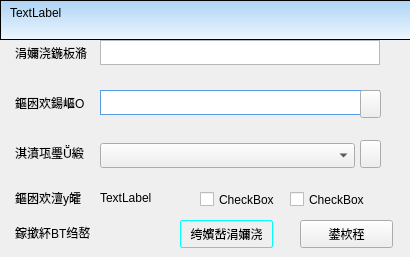
<?xml version="1.0" encoding="UTF-8"?>
<ui version="4.0">
 <class>geturll</class>
 <widget class="QWidget" name="geturll">
  <property name="geometry">
   <rect>
    <x>0</x>
    <y>0</y>
    <width>410</width>
    <height>257</height>
   </rect>
  </property>
  <property name="windowTitle">
   <string>geturll</string>
  </property>
  <property name="windowOpacity">
   <double>1.000000000000000</double>
  </property>
  <property name="styleSheet">
   <string notr="true">backgeound-color:rgb(240,248,255);</string>
  </property>
  <widget class="QFrame" name="frame">
   <property name="geometry">
    <rect>
     <x>0</x>
     <y>0</y>
     <width>420</width>
     <height>40</height>
    </rect>
   </property>
   <property name="styleSheet">
    <string notr="true">QFrame#frame{background-color:qlineargradient(x1:0, y1: 0, x2: 0, y2: 1, stop: 0 rgb(172,211,244)  , stop: 1 rgb(238, 247, 254))}</string>
   </property>
   <property name="frameShape">
    <enum>QFrame::StyledPanel</enum>
   </property>
   <property name="frameShadow">
    <enum>QFrame::Raised</enum>
   </property>
   <widget class="QLabel" name="label_7">
    <property name="geometry">
     <rect>
      <x>10</x>
      <y>5</y>
      <width>72</width>
      <height>15</height>
     </rect>
    </property>
    <property name="text">
     <string>TextLabel</string>
    </property>
   </widget>
  </widget>
  <widget class="QLabel" name="label">
   <property name="geometry">
    <rect>
     <x>15</x>
     <y>45</y>
     <width>81</width>
     <height>16</height>
    </rect>
   </property>
   <property name="text">
    <string>涓嬭浇鍦板潃</string>
   </property>
  </widget>
  <widget class="QLabel" name="label_2">
   <property name="geometry">
    <rect>
     <x>15</x>
     <y>95</y>
     <width>91</width>
     <height>16</height>
    </rect>
   </property>
   <property name="text">
    <string>鏂囦欢鍚嶇О</string>
   </property>
  </widget>
  <widget class="QLabel" name="label_3">
   <property name="geometry">
    <rect>
     <x>15</x>
     <y>145</y>
     <width>72</width>
     <height>15</height>
    </rect>
   </property>
   <property name="text">
    <string>淇濆瓨璺緞</string>
   </property>
  </widget>
  <widget class="QLineEdit" name="lineEdit_2">
   <property name="geometry">
    <rect>
     <x>100</x>
     <y>90</y>
     <width>280</width>
     <height>25</height>
    </rect>
   </property>
   <property name="styleSheet">
    <string notr="true">QLineEdit {
    border: 1px solid rgb(86, 157, 229);
    
}</string>
   </property>
  </widget>
  <widget class="QComboBox" name="comboBox">
   <property name="geometry">
    <rect>
     <x>100</x>
     <y>143</y>
     <width>255</width>
     <height>25</height>
    </rect>
   </property>
  </widget>
  <widget class="QLabel" name="label_4">
   <property name="geometry">
    <rect>
     <x>15</x>
     <y>190</y>
     <width>101</width>
     <height>16</height>
    </rect>
   </property>
   <property name="text">
    <string>鏂囦欢澶у皬</string>
   </property>
  </widget>
  <widget class="QLabel" name="label_5">
   <property name="geometry">
    <rect>
     <x>100</x>
     <y>190</y>
     <width>72</width>
     <height>15</height>
    </rect>
   </property>
   <property name="text">
    <string>TextLabel</string>
   </property>
  </widget>
  <widget class="QLabel" name="label_6">
   <property name="geometry">
    <rect>
     <x>15</x>
     <y>225</y>
     <width>75</width>
     <height>15</height>
    </rect>
   </property>
   <property name="text">
    <string>鎵撳紑BT绉嶅瓙</string>
   </property>
  </widget>
  <widget class="QPushButton" name="pushButton">
   <property name="geometry">
    <rect>
     <x>180</x>
     <y>220</y>
     <width>93</width>
     <height>28</height>
    </rect>
   </property>
   <property name="styleSheet">
    <string notr="true">QPushButton {
    border: 1px solid rgb(0, 255, 255);
    border-radius: 2px;
    background-color: qlineargradient(x1: 0, y1: 0, x2: 0, y2: 1,
                                      stop: 0 #f6f7fa, stop: 1 #dadbde);
    min-width: 10px;
}

QPushButton:pressed {
    background-color: 
}

QPushButton:flat {
    border: none; /* no border for a flat push button */
}

QPushButton:default {
    border-color: navy; /* make the default button prominent */
}</string>
   </property>
   <property name="text">
    <string>绔嬪嵆涓嬭浇</string>
   </property>
  </widget>
  <widget class="QPushButton" name="pushButton_2">
   <property name="geometry">
    <rect>
     <x>300</x>
     <y>220</y>
     <width>93</width>
     <height>28</height>
    </rect>
   </property>
   <property name="text">
    <string>鍙栨秷</string>
   </property>
  </widget>
  <widget class="QPushButton" name="pushButton_3">
   <property name="geometry">
    <rect>
     <x>360</x>
     <y>140</y>
     <width>21</width>
     <height>28</height>
    </rect>
   </property>
   <property name="text">
    <string/>
   </property>
  </widget>
  <widget class="QPlainTextEdit" name="plainTextEdit">
   <property name="geometry">
    <rect>
     <x>100</x>
     <y>40</y>
     <width>280</width>
     <height>25</height>
    </rect>
   </property>
   <property name="styleSheet">
    <string notr="true"/>
   </property>
  </widget>
  <widget class="QCheckBox" name="checkBox">
   <property name="geometry">
    <rect>
     <x>290</x>
     <y>190</y>
     <width>91</width>
     <height>19</height>
    </rect>
   </property>
   <property name="text">
    <string>CheckBox</string>
   </property>
  </widget>
  <widget class="QPushButton" name="pushButton_4">
   <property name="geometry">
    <rect>
     <x>360</x>
     <y>90</y>
     <width>21</width>
     <height>28</height>
    </rect>
   </property>
   <property name="text">
    <string/>
   </property>
  </widget>
  <widget class="QCheckBox" name="checkBox_2">
   <property name="geometry">
    <rect>
     <x>200</x>
     <y>190</y>
     <width>81</width>
     <height>19</height>
    </rect>
   </property>
   <property name="text">
    <string>CheckBox</string>
   </property>
  </widget>
 </widget>
 <layoutdefault spacing="6" margin="11"/>
 <resources/>
 <connections/>
</ui>
